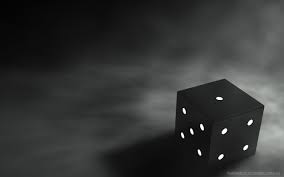
#> input picture images/gray1.jpg, 284 x 177 px, found by its file name
$ python tuyentinhtungkhuc.py
#> lines starting #> are read from the running program, lines starting #| are printed output that depends on the picture
import cv2
import numpy as np

def changePixelVal(img, r1, s1, r2, s2):
    if (0 <= img and img <= r1):
        return (s1 / r1)*img
    elif (r1 < img and img <= r2):
     return ((s2 - s1)/(r2 - r1)) * (img - r1) + s1
    else:
        return ((255 - s2)/(255 - r2)) * (img - r2) + s2
img = cv2.imread('images\\gray1.jpg')
#> img is the input picture: shape (177, 284, 3); mean B, G, R 52.8, 53.5, 52.2
cv2.imshow("anh goc",img)
r1, s1, r2, s2 = 70, 0, 140, 255
vec = np.vectorize(changePixelVal)
img1 = vec(img, r1, s1, r2, s2)
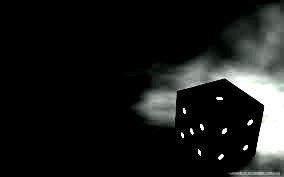
#> img1: shape (177, 284, 3) float64; mean B, G, R 26.1, 26.9, 25.4
cv2.imshow('anh bien doi tung khuc',img1)
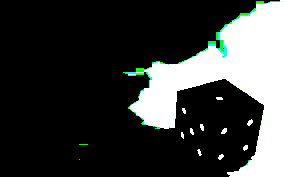
#> window 'anh bien doi tung khuc': shape (177, 284, 3); mean B, G, R 57.3, 58.8, 56.1
cv2.waitKey(0)
cv2.destroyAllWindows()
